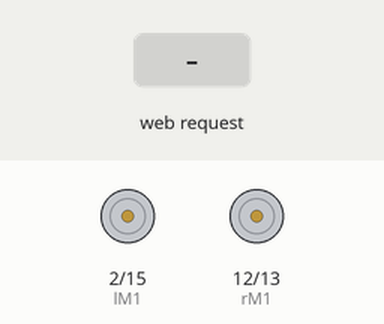
Simulated run of this sketch. Board: ESP32. Parts: motor-driver pin pairs drawn as motors (green arrow = first pin HIGH = forward, orange = second pin HIGH = backward, longer = more drive). Inputs (shaded band) come from the test bench. WiFi joins after 1.5 s; servers stay silent unless stated; what the sketch prints to the serial monitor is not drawn.

Above: at 2.7 s.
2.8 s: HTTP request GET /mode/autonomous received
At 3.9 s:
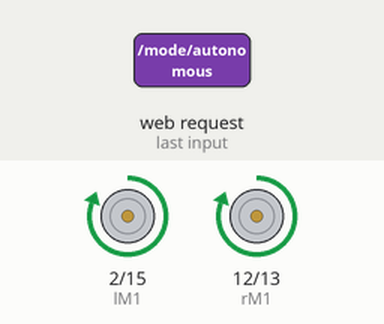
4.3 s: HTTP request GET /mode/manual received
At 5.0 s:
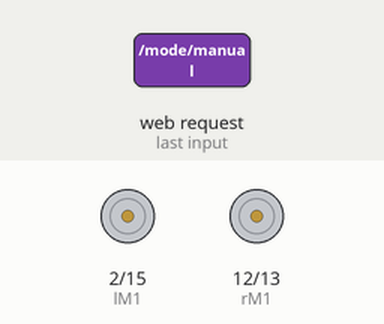
5.8 s: HTTP request GET /backward/on received
At 6.1 s:
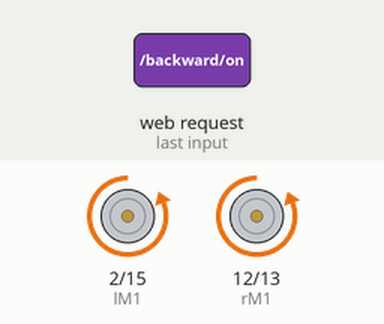
7.3 s: HTTP request GET /turn_right/on received
At 8.5 s:
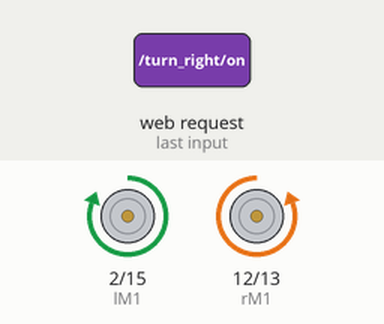
8.8 s: HTTP request GET /turn_left/on received
At 9.6 s:
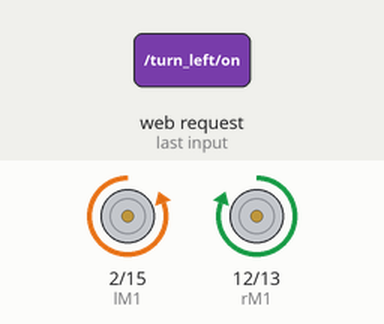
Timing chart, 0 to 11.3 s (numbered marks = the images above; inputs shaded):
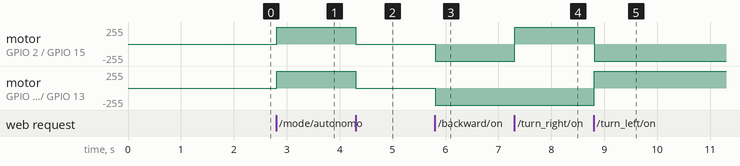

The sketch:

parkeren.ino
```cpp
#include <WiFi.h>
// Left Motor connections
#define lM1 2
#define lM2 15
// Right Motor connections
#define rM1 12
#define rM2 13
// Replace with your network credentials
const char* ssid     = "Tesla IoT";
const char* password = "fsL6HgjN";

WiFiServer server(80);  // Set web server port number to 80

String header;  // Variable to store the HTTP request

// Auxiliar variables to store the current output state
bool manual = true;
bool autonomous = false;

bool forward = false;
bool backward = false;
bool turnRight = false;
bool turnLeft = false;

unsigned long currentTime = millis();   // Current time
unsigned long previousTime = 0;     // Previous time
const long timeoutTime = 3000;  // Define timeout time in milliseconds (example: 2000ms = 2s)

void setup() {
  //Set all the motor control pins to outputs
  pinMode(lM1, OUTPUT);
  pinMode(lM2, OUTPUT);
  pinMode(rM1, OUTPUT);
  pinMode(rM2, OUTPUT);

  Serial.begin(115200);

  // Connect to Wi-Fi network with SSID and password
  Serial.print("Connecting to ");
  Serial.println(ssid);
  WiFi.begin(ssid, password);
  while (WiFi.status() != WL_CONNECTED) {
        delay(500);
        Serial.print(".");
  }
  // Print local IP address and start web server
  Serial.println("");
  Serial.println("WiFi connected.");
  Serial.println("IP address: ");
  Serial.println(WiFi.localIP());
  server.begin();
}

void loop(){
  wifiLoop ();

  //Manual mode
  if (manual) {
    if (forward){
      drive('f');
    }
    else if (backward) {
      drive('b');
    }
    else if (turnRight) {
      drive('r');
    }
    else if (turnLeft) {
      drive('l');
    }
    else {
      drive('p');
    }
  }

  //Autonomous mode
  else if (autonomous){
    drive('f');
  }

}

void wifiLoop () {
  WiFiClient client = server.available();   // Listen for incoming clients

  if (client) {                             // If a new client connects,
    Serial.println("New Client.");          // print a message out in the serial port
    String currentLine = "";                // make a String to hold incoming data from the client
    currentTime = millis();
    previousTime = currentTime;
    while (client.connected() && currentTime - previousTime <= timeoutTime) { // loop while the client's connected
      currentTime = millis();
      if (client.available()) {             // if there's bytes to read from the client,
        char c = client.read();             // read a byte, then
        Serial.write(c);                    // print it out the serial monitor
        header += c;
        if (c == '\n') {                    // if the byte is a newline character
          // if the current line is blank, you got two newline characters in a row.
          // that's the end of the client HTTP request, so send a response:
          if (currentLine.length() == 0) {
            // HTTP headers always start with a response code (e.g. HTTP/1.1 200 OK)
            // and a content-type so the client knows what's coming, then a blank line:
            client.println("HTTP/1.1 200 OK");
            client.println("Content-type:text/html");
            client.println("Connection: close");
            client.println();

            // Toggles the booleans values
            // Button for autonomous/manual mode
            if (header.indexOf("GET /mode/manual") >= 0) {
              manual = true;
              autonomous = false;
            }
            else if (header.indexOf("GET /mode/autonomous") >= 0) {
              autonomous = true;
              manual = false;
              // Turn other buttons off
              forward = false;
              backward = false;
              turnLeft = false;
              turnRight = false;

            }

            // Button for forward
            else if (header.indexOf("GET /forward/on") >= 0) {
              forward = true;
              backward = false;
              turnLeft = false;
              turnRight = false;
            }

            // Button for backward
            else if (header.indexOf("GET /backward/on") >= 0) {
              backward = true;
              forward = false;
              turnLeft = false;
              turnRight = false;
            }

            // Button for turning right
            else if (header.indexOf("GET /turn_right/on") >= 0) {
              turnRight = true;
              backward = false;
              forward = false;
              turnLeft = false;
            }

            // Button for turning left
            else if (header.indexOf("GET /turn_left/on") >= 0) {
              turnLeft = true;
              forward = false;
              turnRight = false;
              backward = false;
            }

            // Button for stopping
            else if (header.indexOf("GET /stop/on") >= 0) {
              turnLeft = false;
              forward = false;
              turnRight = false;
              backward = false;
            }

            // Display the HTML web page
            client.println("<!DOCTYPE html><html>");
            client.println("<head><meta name=\"viewport\" content=\"width=device-width, initial-scale=1\">");
            client.println("<link rel=\"icon\" href=\"data:,\">");
            // CSS to style the on/off buttons
            // Feel free to change the background-color and font-size attributes to fit your preferences
            client.println("<style>html { font-family: Roboto; display: inline-block; margin: 0px auto; text-align: center; -webkit-user-select: none;}");
            client.println(".button { background-color: #E3BF00; border: none; color: white; padding: 16px 40px;");
            client.println("text-decoration: none; font-size: 30px; margin: 2px; cursor: pointer;}");
            client.println(".button2 {background-color: #CECBBB;}</style></head>");

            // Web Page Heading
            client.println("<body style=\"background-color: #00ACFF;\"><h1>Groep 10</h1>");

            // Display current state for the mode
            client.println("<p>Current control mode </p>");
            if (autonomous) {
              client.println("<p><a href=\"/mode/manual\"><button class=\"button\">Autonomous</button></a></p>");
            } else {
              client.println("<p><a href=\"/mode/autonomous\"><button class=\"button\">Manual</button></a></p>");
            }

            // Only if manual mode is on, show manual buttons
            if (manual) {
              client.println ("<p> Manual control buttons </p>");

              // Buttons to toggle forward, backward, left, right or stop
              client.println("<p><a href=\"/forward/on\"><button class=\"button\">Forward</button></a></p>");
              client.println("<p><a href=\"/backward/on\"><button class=\"button\">Backward</button></a></p>");
              client.println("<p><a href=\"/turn_left/on\"><button class=\"button\">Turn Left</button></a></p>");
              client.println("<p><a href=\"/turn_right/on\"><button class=\"button\">Turn Right</button></a></p>");
              client.println("<p><a href=\"/stop/on\"><button class=\"button\">Stop</button></a></p>");
            }
            client.println("</body></html>");
            // The HTTP response ends with another blank line
            client.println();
            // Break out of the while loop
            break;
          } else { // if you got a newline, then clear currentLine
            currentLine = "";
          }
        } else if (c != '\r') {  // if you got anything else but a carriage return character,
          currentLine += c;      // add it to the end of the currentLine
        }
      }
    }
    // Clear the header variable
    header = "";
    // Close the connection
    client.stop();
    Serial.println("Client disconnected.");
    Serial.println("");
  }
}
//Function to drive the motors to given direction
void drive(char mode) {
  switch (mode) {
  case 'f':
    digitalWrite(lM1, HIGH);
    digitalWrite(lM2, LOW);
    digitalWrite(rM1, HIGH);
    digitalWrite(rM2, LOW);
    break;
  case 'b':
    digitalWrite(lM1, LOW);
    digitalWrite(lM2, HIGH);
    digitalWrite(rM1, LOW);
    digitalWrite(rM2, HIGH);
    break;
  case 'l':
    digitalWrite(lM1, LOW);
    digitalWrite(lM2, HIGH);
    digitalWrite(rM1, HIGH);
    digitalWrite(rM2, LOW);
    break;
  case 'r':
    digitalWrite(lM1, HIGH);
    digitalWrite(lM2, LOW);
    digitalWrite(rM1, LOW);
    digitalWrite(rM2, HIGH);
    break;
  case 'p':
    digitalWrite(lM1, LOW);
    digitalWrite(lM2, LOW);
    digitalWrite(rM1, LOW);
    digitalWrite(rM2, LOW);
    break;
  }
}
```

Measured:
- after the input at 2.8 s, motor on GPIO 2 (lM1) / GPIO 15 (lM2), motor on GPIO 12 (rM1) / GPIO 13 (rM2): stopped → forward 255/255 at once
- after the input at 4.3 s, motor on GPIO 2 (lM1) / GPIO 15 (lM2), motor on GPIO 12 (rM1) / GPIO 13 (rM2): forward 255/255 → stopped at once
- after the input at 5.8 s, motor on GPIO 2 (lM1) / GPIO 15 (lM2), motor on GPIO 12 (rM1) / GPIO 13 (rM2): stopped → backward 255/255 at once
- after the input at 7.3 s, motor on GPIO 2 (lM1) / GPIO 15 (lM2): backward 255/255 → forward 255/255 at once
- after the input at 8.8 s, motor on GPIO 2 (lM1) / GPIO 15 (lM2): forward 255/255 → backward 255/255 at once; motor on GPIO 12 (rM1) / GPIO 13 (rM2): backward 255/255 → forward 255/255 at once
